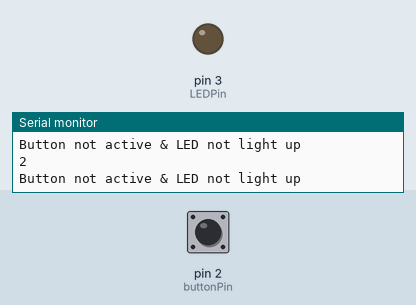
This sketch was run on a simulated Arduino Uno, built with avr-gcc and run on an emulated ATmega328P. Parts: output pins drawn as LEDs (lit = HIGH), the last lines printed to the serial monitor. Inputs (shaded band) come from the test bench; at power-on: pin 2 (buttonPin) LOW.

Above: at 2.8 s.
2.9 s: pin 2 (buttonPin) pulled HIGH for 1.2 s
At 3.6 s:
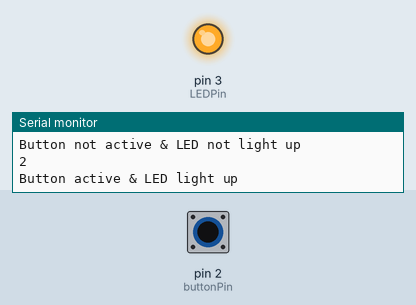
6.5 s: pin 2 (buttonPin) pulled HIGH for 3.2 s
At 11.4 s:
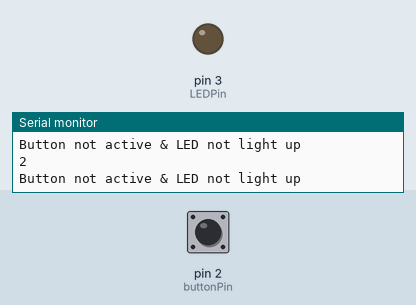
Timing chart, 0 to 12.9 s (numbered marks = the images above; inputs shaded):
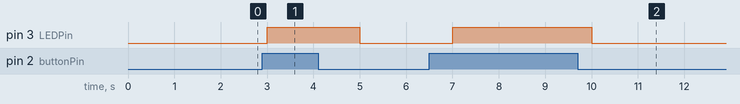

The sketch:

buttonStateAndSerial.ino
```cpp
const int buttonPin = 2;
const int LEDPin = 3;
int buttonState = 0;

void setup() {
  Serial.begin(9600);
  pinMode(LEDPin, OUTPUT);
  pinMode(buttonPin, INPUT);

}

void loop() {
  Serial.println(buttonPin);
  buttonState = digitalRead(buttonPin);

  if (buttonState == HIGH) {
    digitalWrite(LEDPin, HIGH);
    Serial.println("Button active & LED light up");
    delay(1000);
  } else {
    digitalWrite(LEDPin, LOW);
    Serial.println("Button not active & LED not light up");
    delay(1000);
  }
}
```

Measured:
- after the input at 2.9 s, pin 3 (LEDPin): LOW → HIGH after 0.10 s, → LOW 2.0 s later
- after the input at 6.5 s, pin 3 (LEDPin): LOW → HIGH after 0.50 s, → LOW 3.0 s later
